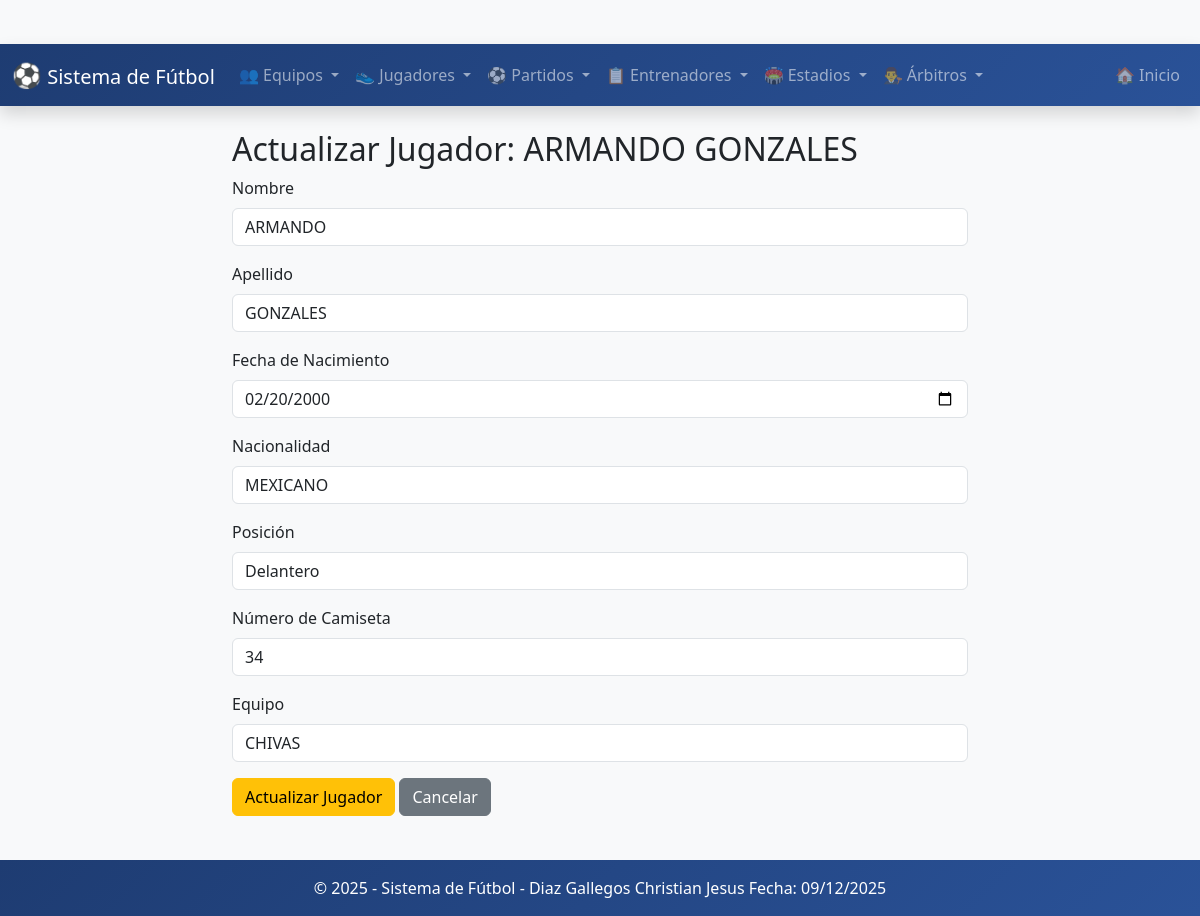
/jugadores/actualizar/1/, run on the app's committed database.
### app_Futbol/models.py (models this page shows, shortened)
class Jugador(models.Model):
    POSICIONES = [
        ('POR', 'Portero'),
        ('DEF', 'Defensa'),
        ('MED', 'Mediocampista'),
        ('DEL', 'Delantero'),
    ]
    nombre = models.CharField(max_length=100)
    apellido = models.CharField(max_length=100)
    fecha_nacimiento = models.DateField()
    nacionalidad = models.CharField(max_length=100)
    posicion = models.CharField(max_length=3, choices=POSICIONES)
    numero_camiseta = models.PositiveIntegerField()
    equipo = models.ForeignKey(Equipo, on_delete=models.CASCADE, related_name="jugadores")
    foto = models.ImageField(upload_to='jugadores/', blank=True, null=True)  # ¡SIMPLIFICADO!

class Equipo(models.Model):
    nombre = models.CharField(max_length=100)
    ciudad = models.CharField(max_length=100)
    pais = models.CharField(max_length=100)
    fundacion = models.DateField()
    colores = models.CharField(max_length=100)
    presidente = models.CharField(max_length=100, blank=True, null=True)
    imagen = models.ImageField(upload_to='equipos/', blank=True, null=True)  # ¡SIMPLIFICADO!

### app_Futbol/views.py (the view)
# urls.py: path('jugadores/actualizar/<int:id>/', views.actualizar_jugador, name='actualizar_jugador'),
def actualizar_jugador(request, id):
    jugador = get_object_or_404(Jugador, id=id)
    equipos = Equipo.objects.all()
    return render(request, 'jugador/actualizar_jugador.html', {'jugador': jugador, 'equipos': equipos})

### app_Futbol/templates/jugador/actualizar_jugador.html (shortened to what this page needs)
{% extends 'base.html' %}
{% block content %}
<div class="row">
    <div class="col-md-8 mx-auto">
        <h2>Actualizar Jugador: {{ jugador.nombre }} {{ jugador.apellido }}</h2>
        <form method="POST" action="{% url 'realizar_actualizacion_jugador' jugador.id %}">
            <div class="mb-3">
                <label class="form-label">Nombre</label>
                <input type="text" class="form-control" name="nombre" value="{{ jugador.nombre }}" required>
            </div>
            <div class="mb-3">
                <label class="form-label">Apellido</label>
                <input type="text" class="form-control" name="apellido" value="{{ jugador.apellido }}" required>
            </div>
            <div class="mb-3">
                <label class="form-label">Fecha de Nacimiento</label>
                <input type="date" class="form-control" name="fecha_nacimiento" value="{{ jugador.fecha_nacimiento|date:'Y-m-d' }}" required>
            </div>
            <div class="mb-3">
                <label class="form-label">Nacionalidad</label>
                <input type="text" class="form-control" name="nacionalidad" value="{{ jugador.nacionalidad }}" required>
            </div>
            <div class="mb-3">
                <label class="form-label">Posición</label>
                <select class="form-control" name="posicion" required>
                    <option value="DEL" {% if jugador.posicion == 'DEL' %}selected{% endif %}>Delantero</option>
                </select>
            </div>
            <div class="mb-3">
                <label class="form-label">Número de Camiseta</label>
                <input type="number" class="form-control" name="numero_camiseta" value="{{ jugador.numero_camiseta }}" required>
            </div>
            <div class="mb-3">
                <label class="form-label">Equipo</label>
                <select class="form-control" name="equipo" required>
                    {% for equipo in equipos %}
                    <option value="{{ equipo.id }}" {% if jugador.equipo.id == equipo.id %}selected{% endif %}>{{ equipo.nombre }}</option>
                    {% endfor %}
                </select>
            </div>
            <button type="submit" class="btn btn-warning">Actualizar Jugador</button>
            <a href="{% url 'ver_jugadores' %}" class="btn btn-secondary">Cancelar</a>
        </form>
    </div>
</div>
{% endblock %}

### app_Futbol/templates/base.html (style rules this page uses)
body { background-color: #f8f9fa; padding-top: 20px; margin-bottom: 100px; }

### data on the page
Jugador: nombre "ARMANDO", apellido "GONZALES", fecha_nacimiento "02/20/2000", nacionalidad "MEXICANO", posicion "Delantero", numero_camiseta "34", equipo "CHIVAS"
